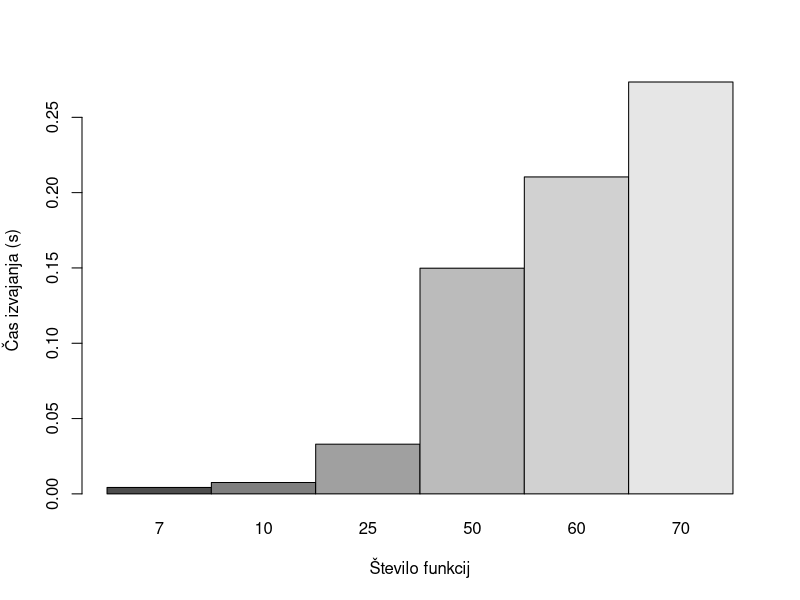

Reproduce this figure in R.
# Časi v odvisnosti od n

##############################################################################
#n=7
#m = 7
#[0, 1] interval
#vsota_trikotnih_funkcij(seznam_funkcij, seznam_tock, 7)
#[0.5210596036228718,
#[<__main__.TrikotnaFunkcija object at 0x7f5251064130>,
# <__main__.TrikotnaFunkcija object at 0x7f5251064820>,
# <__main__.TrikotnaFunkcija object at 0x7f5251064d00>,
# <__main__.TrikotnaFunkcija object at 0x7f5251064280>]]

casin7 = c(0.005042076110839844,
                     0.004319429397583008,
                     0.004064321517944336,
                     0.003951549530029297,
                     0.003922700881958008,
                     0.004418373107910156,
                     0.004172563552856445)
##############################################################################

##############################################################################
#n = 10
#m = 7
#[0, 1] interval
#vsota_trikotnih_funkcij(seznam_funkcij, seznam_tock, 7)
#[0.8983201062014137,
#[<__main__.TrikotnaFunkcija object at 0x7f5251064c10>,
# <__main__.TrikotnaFunkcija object at 0x7f525107a0a0>,
# <__main__.TrikotnaFunkcija object at 0x7f525107a8e0>,
# <__main__.TrikotnaFunkcija object at 0x7f525107a790>]]

casin10 = c(0.0049054622650146484,
                       0.0036475658416748047,
                       0.0035495758056640625,
                       0.003287076950073242,
                       0.003719329833984375,
                       0.03382754325866699,
                       0.005476236343383789,
                       0.005677700042724609,
                       0.005655765533447266,
                       0.005869865417480469)
##############################################################################

##############################################################################
#n = 25
#m = 7
#[0, 1] interval
#vsota_trikotnih_funkcij(seznam_funkcij, seznam_tock, 7)
#[1.8123298355787427,
#[<__main__.TrikotnaFunkcija object at 0x7f5250973790>,
# <__main__.TrikotnaFunkcija object at 0x7f52509739a0>,
# <__main__.TrikotnaFunkcija object at 0x7f525099a1c0>]]

casin25 = c(0.026467561721801758,
                       0.07643818855285645,
                       0.013750553131103516,
                       0.011799335479736328,
                       0.01560664176940918,
                       0.06565308570861816,
                       0.010956048965454102,
                       0.011335611343383789,
                       0.0727386474609375,
                       0.017356395721435547,
                       0.015182256698608398,
                       0.07512784004211426,
                       0.029271841049194336,
                       0.013543367385864258,
                       0.05379819869995117,
                       0.021323442459106445,
                       0.024001359939575195,
                       0.05675911903381348,
                       0.019748210906982422,
                       0.07135987281799316,
                       0.016749143600463867,
                       0.013103961944580078,
                       0.06728744506835938,
                       0.01341557502746582,
                       0.012588977813720703)
##############################################################################

##############################################################################
#n = 50
#m = 7
#[0, 1] interval
#vsota_trikotnih_funkcij(seznam_funkcij, seznam_tock, 7)
#[0.004406483891298052,
#[<__main__.TrikotnaFunkcija object at 0x7fa69b3a2460>,
# <__main__.TrikotnaFunkcija object at 0x7fa69b3598b0>,
# <__main__.TrikotnaFunkcija object at 0x7fa69b34e0d0>,
# <__main__.TrikotnaFunkcija object at 0x7fa69b34fc40>,
# <__main__.TrikotnaFunkcija object at 0x7fa69b34fdc0>,
# <__main__.TrikotnaFunkcija object at 0x7fa69b351850>,
# <__main__.TrikotnaFunkcija object at 0x7fa69b351b80>,
# <__main__.TrikotnaFunkcija object at 0x7fa69b351d30>]]

casin50 = c(0.07880544662475586,
                       0.10744309425354004,
                       0.26769232749938965,
                       0.22877287864685059,
                       0.18607592582702637,
                       0.11896634101867676,
                       0.16005706787109375,
                       0.13005781173706055,
                       0.17324185371398926,
                       0.12475204467773438,
                       0.11158323287963867,
                       0.1615447998046875,
                       0.12059497833251953,
                       0.11184811592102051,
                       0.10951995849609375,
                       0.15639019012451172,
                       0.110107421875,
                       0.10814690589904785,
                       0.1083993911743164,
                       0.10703372955322266,
                       0.16354656219482422,
                       0.11742687225341797,
                       0.11288070678710938,
                       0.17578697204589844,
                       0.1174764633178711,
                       0.10717654228210449,
                       0.1762683391571045,
                       0.11177730560302734,
                       0.11464142799377441,
                       0.1118307113647461,
                       0.17161870002746582,
                       0.11089563369750977,
                       0.1759033203125,
                       0.13776206970214844,
                       0.1761174201965332,
                       0.10905742645263672,
                       0.10706877708435059,
                       0.10757994651794434,
                       0.10204505920410156,
                       0.17325329780578613,
                       0.38515186309814453,
                       0.404055118560791,
                       0.31873059272766113,
                       0.11849069595336914,
                       0.157365083694458,
                       0.12369561195373535,
                       0.10208487510681152,
                       0.17763900756835938,
                       0.13030171394348145,
                       0.11324024200439453)
##############################################################################

##############################################################################
#n = 60
#m = 7
#[0, 1] interval
#vsota_trikotnih_funkcij(seznam_funkcij, seznam_tock, 7)
# [0.0, [<__main__.TrikotnaFunkcija object at 0x7f162336dcd0>]]

casin60 = c(0.6837484836578369,
                       0.22941327095031738,
                       0.20768094062805176,
                       0.2854762077331543,
                       0.2774968147277832,
                       0.1431586742401123,
                       0.20100045204162598,
                       0.20433616638183594,
                       0.1900937557220459,
                       0.19080877304077148,
                       0.18845129013061523,
                       0.19652533531188965,
                       0.20183682441711426,
                       0.19893312454223633,
                       0.19884395599365234,
                       0.1944417953491211,
                       0.2032318115234375,
                       0.19646477699279785,
                       0.13764238357543945,
                       0.2019650936126709,
                       0.26256227493286133,
                       0.235398530960083,
                       0.2028484344482422,
                       0.19331812858581543,
                       0.18981075286865234,
                       0.18423199653625488,
                       0.20927047729492188,
                       0.2016446590423584,
                       0.19443225860595703,
                       0.1840360164642334,
                       0.2144603729248047,
                       0.2139439582824707,
                       0.20389556884765625,
                       0.18456697463989258,
                       0.19254159927368164,
                       0.19069314002990723,
                       0.20371007919311523,
                       0.2113056182861328,
                       0.20687007904052734,
                       0.18506836891174316,
                       0.1904759407043457,
                       0.2041630744934082,
                       0.1911921501159668,
                       0.14888286590576172,
                       0.1981201171875,
                       0.26010704040527344,
                       0.2266252040863037,
                       0.27860355377197266,
                       0.21016669273376465,
                       0.1901226043701172,
                       0.19405317306518555,
                       0.14037179946899414,
                       0.35680294036865234,
                       0.13662242889404297,
                       0.20020818710327148,
                       0.18978381156921387,
                       0.18961477279663086,
                       0.19556307792663574,
                       0.18635869026184082,
                       0.1422882080078125)
##############################################################################

##############################################################################
#n = 70
#m = 7
#[0, 1] interval
#vsota_trikotnih_funkcij(seznam_funkcij, seznam_tock, 7)
#[0.0, [<__main__.TrikotnaFunkcija object at 0x7fe86d11c580>]]

casin70 =  c(0.25098752975463867,
                       0.3733808994293213,
                       0.22546124458312988,
                       0.28357839584350586,
                       0.2975301742553711,
                       0.23321795463562012,
                       0.3078289031982422,
                       0.26448607444763184,
                       0.22444534301757812,
                       0.2913508415222168,
                       0.2823653221130371,
                       0.23186945915222168,
                       0.28069257736206055,
                       0.2783985137939453,
                       0.23237228393554688,
                       0.27825212478637695,
                       0.23095178604125977,
                       0.2687530517578125,
                       0.21966958045959473,
                       0.28164005279541016,
                       0.22368812561035156,
                       0.26639270782470703,
                       0.21698403358459473,
                       0.21610379219055176,
                       0.28076863288879395,
                       0.289731502532959,
                       0.2312004566192627,
                       0.2790651321411133,
                       0.21839332580566406,
                       0.2640254497528076,
                       0.24449968338012695,
                       0.3855400085449219,
                       0.30428028106689453,
                       0.27173328399658203,
                       0.22287940979003906,
                       0.22116732597351074,
                       0.293271541595459,
                       0.3623313903808594,
                       0.2228991985321045,
                       0.8986551761627197,
                       0.2906520366668701,
                       0.2851223945617676,
                       0.2973783016204834,
                       0.21816277503967285,
                       0.2942533493041992,
                       0.2882351875305176,
                       0.22002220153808594,
                       0.3112790584564209,
                       0.3005692958831787,
                       0.29599475860595703,
                       0.29822301864624023,
                       0.2780771255493164,
                       0.29416847229003906,
                       0.22030019760131836,
                       0.22612571716308594,
                       0.28072047233581543,
                       0.28365540504455566,
                       0.22466468811035156,
                       0.2127234935760498,
                       0.26659417152404785,
                       0.22771167755126953,
                       0.2765383720397949,
                       0.2888627052307129,
                       0.2177896499633789,
                       0.2159898281097412,
                       0.2675461769104004,
                       0.21195077896118164,
                       0.28904080390930176,
                       0.22220730781555176,
                       0.28658437728881836)
##############################################################################

#Povprečni časi
casin7 = unlist(casin7)
povprecje7 = sum(casin7)/7

casin10 = unlist(casin10)
povprecje10 = sum(casin10)/10

casin25 = unlist(casin25)
povprecje25 = sum(casin25)/25

casin50 = unlist(casin50)
povprecje50 = sum(casin50)/50

casin60 = unlist(casin60)
povprecje60 = sum(casin60)/60

casin70 = unlist(casin70)
povprecje70 = sum(casin70)/70

tabela = data.frame(povprecje7,povprecje10,povprecje25,povprecje50,povprecje60,povprecje70)
group <- c('7','10','25','50','60','70') 
graf1 = barplot(t(as.matrix(tabela)),beside=TRUE, names.arg = group, xlab = "Število funkcij", ylab = "Čas izvajanja (s)")











